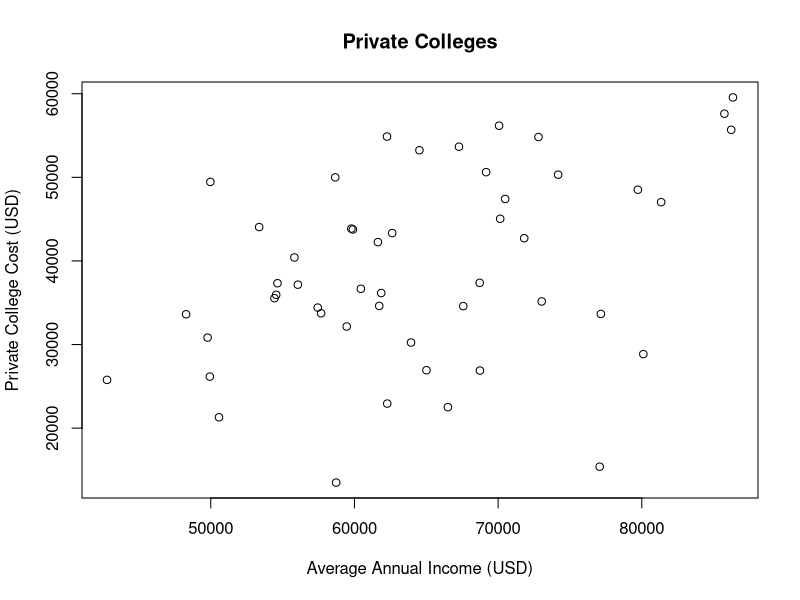
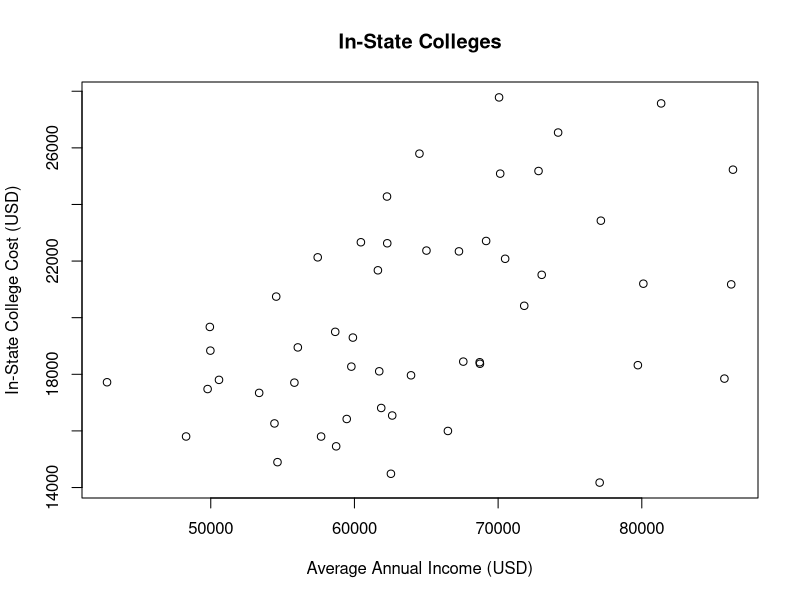
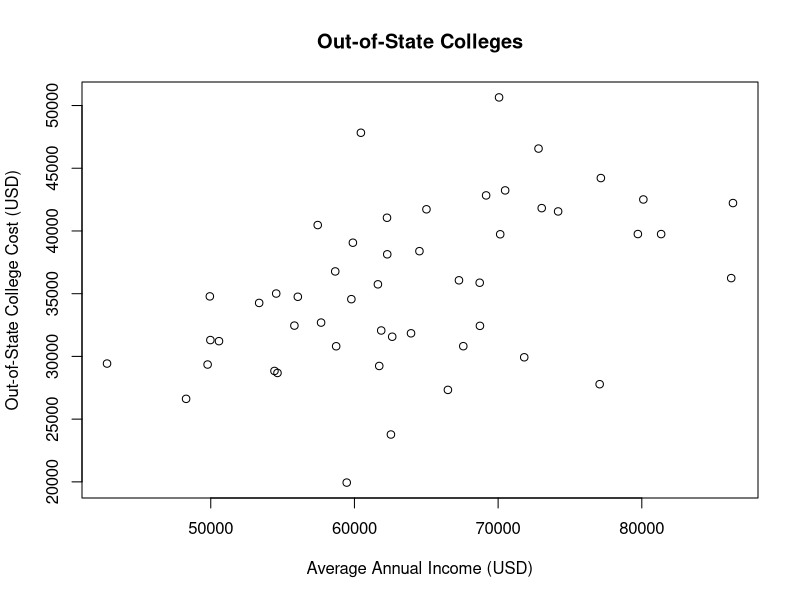
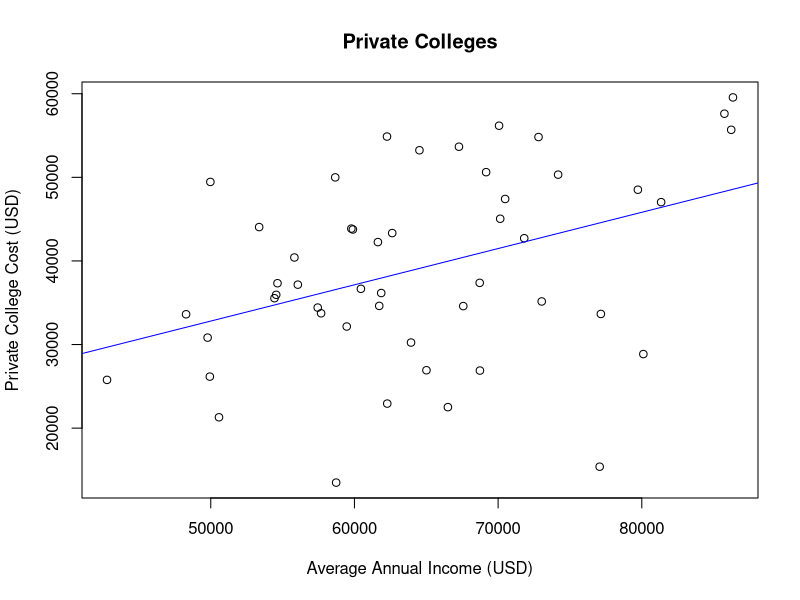
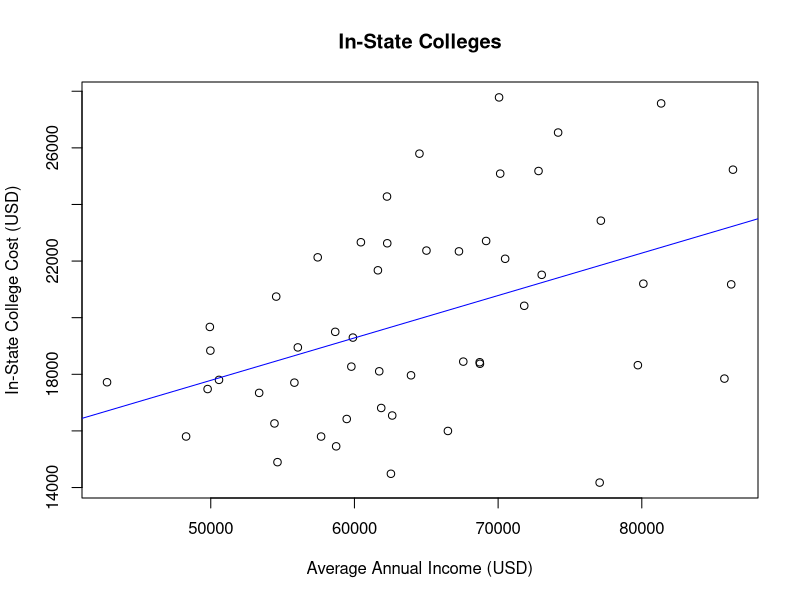
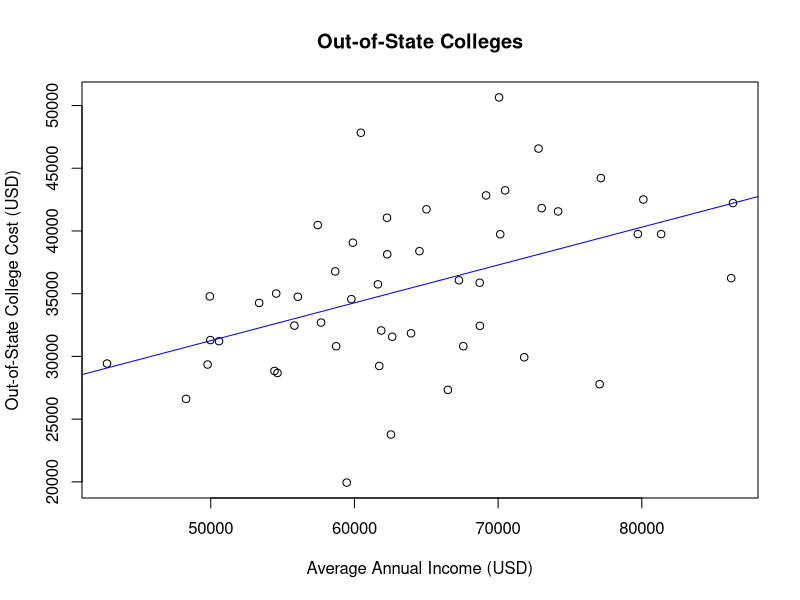

Recreate these plots in R, in order.
## ---- chunk 1
install.packages('dplyr')
library(dplyr)

AveIncome <- read.csv("DATA363 Project - Income.csv", header = TRUE)
#Imports Average Income Data set

AveTuition <-read.csv("DATA363 Project - College.csv", header = TRUE)
#Imports Average State Tuition Data set
## ---- chunk 2
AveTuition2018 <- filter(AveTuition, Year %in% c("2018") & Length %in% c("4-year"))
#Filters Average Tuition for the year 2018 and only 4-year long programs
## ---- chunk 3
AveIncomeState <- AveIncome[4, ] 
#Splits of row 4 containing column names for state and year

AveIncomeState2 <- AveIncome[7:57, ]
 #Splits dataset into 50 states and their average incomes

AveIncomeStateTrue <- rbind(AveIncomeState, AveIncomeState2)
#combines row 4 with row 7:57

NewAveIncome <- AveIncomeStateTrue[2:52, ] 
#Creates a new dataset

colnames(NewAveIncome) <- AveIncomeStateTrue[1, ] 
#Titles new dataset with row 4 of AveIncome

AveIncome2018 <- subset(NewAveIncome, select = c("State", "2018")) #Creates a dataset of average state income for the year 2018

rownames(AveIncome2018) = seq(length=nrow(AveIncome2018))
#Renumbers rows properly

AveIncome2018NoWyoming <- AveIncome2018[-51,]
#Removes Wyoming to compare against private college costs

AveIncome2018NoDC <- AveIncome2018[-9,]
#Removes DC to compare against out-of-state college costs

rownames(AveIncome2018NoDC) = seq(length=nrow(AveIncome2018NoDC))
#Renumbers rows properly

colnames(AveIncome2018NoWyoming)[2] ="Income"
#Renames column "2018" to "Income"
colnames(AveIncome2018)[2] ="Income"
#Renames column "2018" to "Income"
colnames(AveIncome2018NoDC)[2] ="Income"
#Renames column "2018" to "Income"

AveIncome2018NoWyoming$Income <- as.numeric(gsub(",","", AveIncome2018NoWyoming$Income))
#Removes comma from number and turns it into double type
AveIncome2018$Income <- as.numeric(gsub(",","", AveIncome2018$Income))
#Removes comma from number and turns it into double type
AveIncome2018NoDC$Income <- as.numeric(gsub(",","", AveIncome2018NoDC$Income))
#Removes comma from number and turns it into double type

AveIncome2018NoWyoming
AveIncome2018
AveIncome2018NoDC
## ---- chunk 4
AveCost2018 <- data.frame(matrix(ncol = 3, nrow = 0))
#Creates new empty data frame with three columns
colnames(AveCost2018) <- c('State', 'Type', 'Cost')
#Names the columns
for(i in 1:nrow(AveTuition2018)) {
  if (i %% 2 == 1) {
    AveCost2018[nrow(AveCost2018) + 1,] <- list(AveTuition2018[i,2], AveTuition2018[i,3], strtoi(AveTuition2018[i,6], base = 0L) + strtoi(AveTuition2018[i + 1,6], base = 0L))
  }
}
#Loops through AveTuition2018 to create a new data frame with removed columns that are unnecessary and adds a new column for the total cost of college  
## ---- chunk 5
AveCostPrivate2018 <- filter(AveCost2018, Type %in% c("Private"))
#Filters for only private cost

AveCostIn2018 <- filter(AveCost2018, Type %in% c("Public In-State"))
#Filters for only in-state cost

AveCostOut2018 <- filter(AveCost2018, Type %in% c("Public Out-of-State"))
#Filters for only out-of-state cost

AveCostPrivate2018 <- AveCostPrivate2018[,-2]
#Removes type column since they are all the same type now

AveCostIn2018 <- AveCostIn2018[,-2]
#Removes type column since they are all the same type now

AveCostOut2018 <- AveCostOut2018[,-2]
#Removes type column since they are all the same type now

AveCostPrivate2018
AveCostIn2018
AveCostOut2018
## ---- chunk 6
plot(AveIncome2018NoWyoming$Income, AveCostPrivate2018$Cost, main="Private Colleges", xlab="Average Annual Income (USD)", ylab="Private College Cost (USD)")
plot(AveIncome2018$Income, AveCostIn2018$Cost, main="In-State Colleges", xlab="Average Annual Income (USD)", ylab="In-State College Cost (USD)")
plot(AveIncome2018NoDC$Income, AveCostOut2018$Cost, main="Out-of-State Colleges", xlab="Average Annual Income (USD)", ylab="Out-of-State College Cost (USD)")
## ---- chunk 7
print("Private Colleges")
private <- lm(AveCostPrivate2018$Cost~AveIncome2018NoWyoming$Income)
summary(private)
cor(AveIncome2018NoWyoming$Income, AveCostPrivate2018$Cost)

print("In-State Colleges")
inState <- lm(AveCostIn2018$Cost~AveIncome2018$Income)
summary(inState)
cor(AveIncome2018$Income, AveCostIn2018$Cost)

print("Out-of-State Colleges")
outState <- lm(AveCostOut2018$Cost~AveIncome2018NoDC$Income)
summary(outState)
cor(AveIncome2018NoDC$Income, AveCostOut2018$Cost)
## ---- chunk 8
plot(AveIncome2018NoWyoming$Income, AveCostPrivate2018$Cost, main="Private Colleges", xlab="Average Annual Income (USD)", ylab="Private College Cost (USD)")
abline(private, col = "blue")
plot(AveIncome2018$Income, AveCostIn2018$Cost, main="In-State Colleges", xlab="Average Annual Income (USD)", ylab="In-State College Cost (USD)")
abline(inState, col = "blue")
plot(AveIncome2018NoDC$Income, AveCostOut2018$Cost, main="Out-of-State Colleges", xlab="Average Annual Income (USD)", ylab="Out-of-State College Cost (USD)")
abline(outState, col = "blue")
